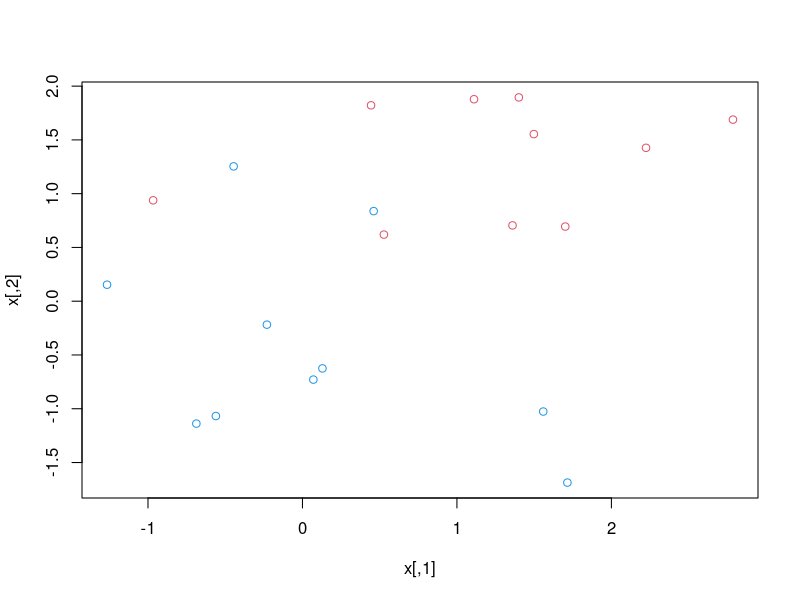
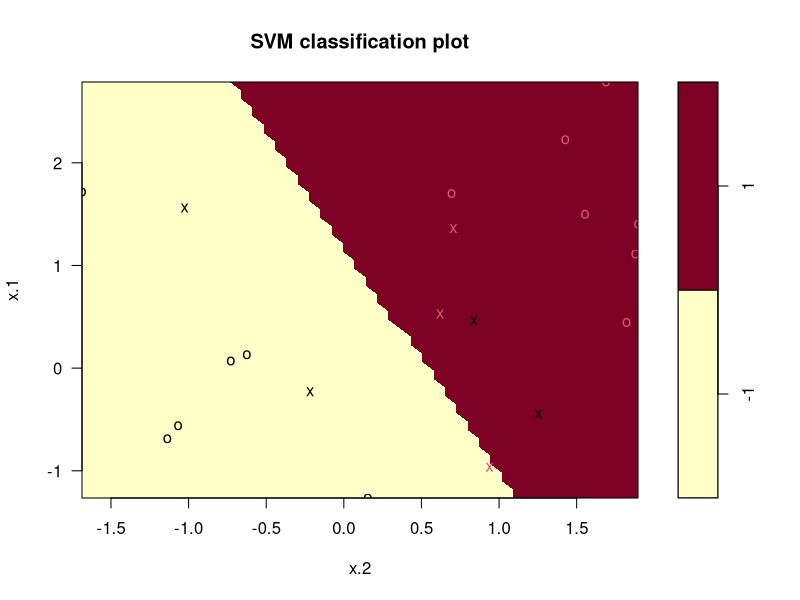
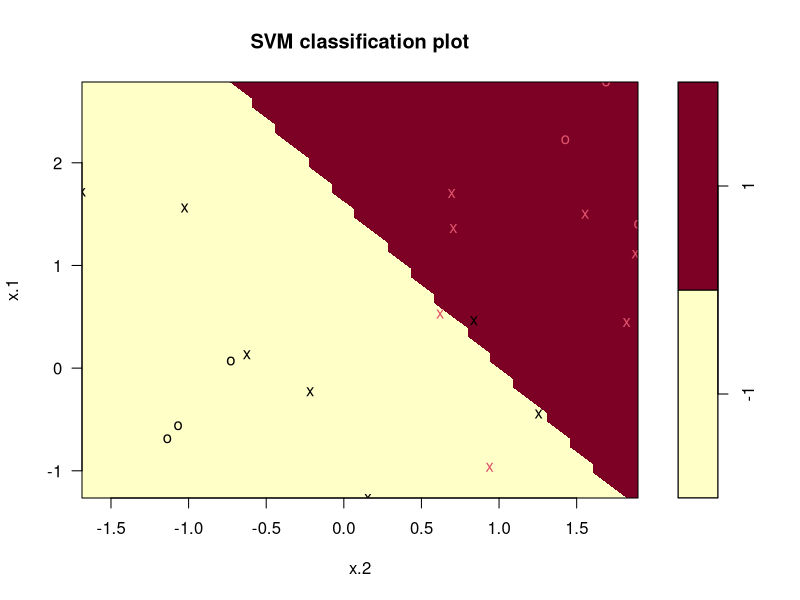
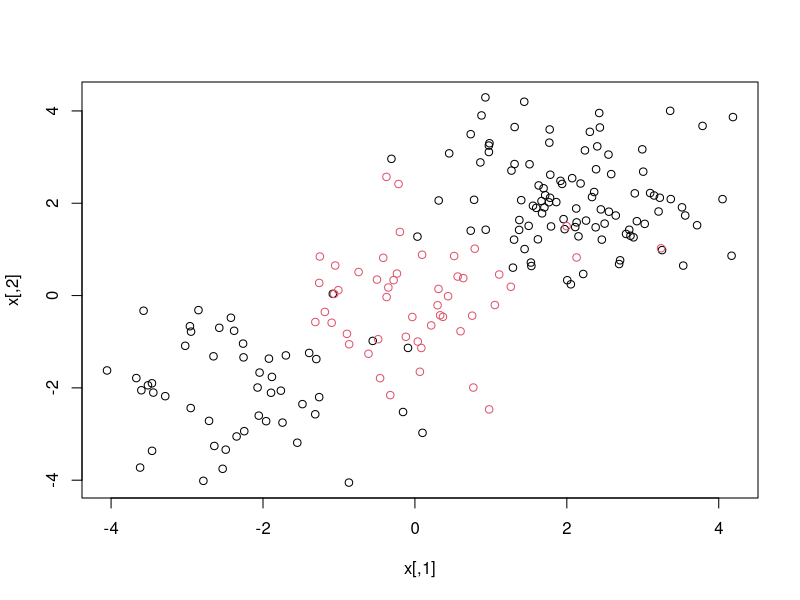
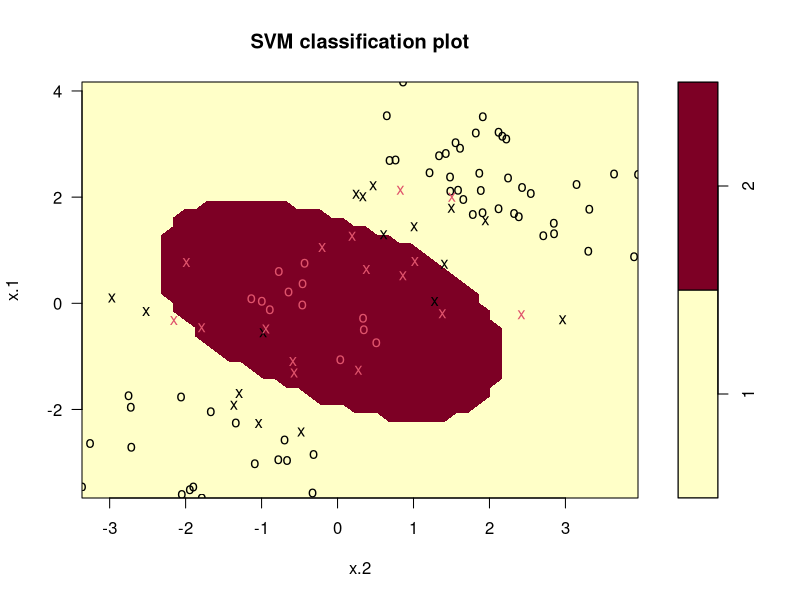
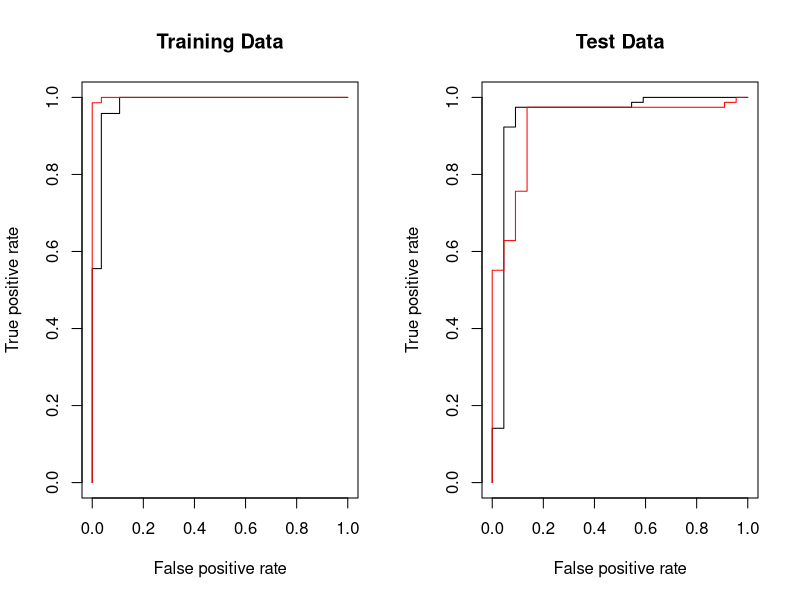

Recreate these plots in R, in order.
library(e1071)

## generate data
set.seed(123)
x = matrix(rnorm(20*2), ncol = 2)
y = c(rep(-1, 10), rep(1, 10))
x[y==1, ] = x[y==1, ] + 1
png("ex1.png")
plot(x, col = (3-y))
dev.off()
## fit the support vector classification
dat = data.frame(x = x, y = as.factor(y))
svmfit = svm(y~., data = dat, kernel = "linear", cost = 10, scale = FALSE)
png("ex1_svm.png")
plot(svmfit, dat)
dev.off()

## determine the identities
svmfit$index
summary(svmfit)

## a smaller cost
svmfit = svm(y~., data = dat, kernel = "linear", cost = 0.1, scale = FALSE)
png("ex1_svm_smaller.png")
plot(svmfit, dat)
dev.off()
svmfit$index

## cross-validation
set.seed(123)
tune.out = tune(svm, y~., data = dat, kernel="linear", ranges = list(cost=c(0.001, 0.01, 0.1, 1, 5, 10, 100)))
summary(tune.out)

## pick up the best model
bestmod = tune.out$best.model
summary(bestmod)

# Call:
#   best.tune(method = svm, train.x = y ~ ., data = dat, ranges = list(cost = c(0.001, 
#                                                                               0.01, 0.1, 1, 5, 10, 100)), kernel = "linear")
# 
# 
# Parameters:
#   SVM-Type:  C-classification 
# SVM-Kernel:  linear 
# cost:  1 
# gamma:  0.5 
# 
# Number of Support Vectors:  8
# 
# ( 4 4 )
# 
# 
# Number of Classes:  2 
# 
# Levels: 
#   -1 1

## prediction
xtest = matrix(rnorm(20*2), ncol = 2)
ytest = sample(c(-1, 1), 20, rep = TRUE)
xtest[ytest == 1, ] = xtest[ytest == 1, ] + 1
testdat = data.frame(x = xtest, y = as.factor(ytest))
ypred = predict(bestmod, testdat)
table(predict = ypred, truth = testdat$y)

#        truth
# predict -1 1
#      -1  8 2
#      1   1 9

## ######################
## support vector machine
## ######################

## generate some data with a non-linar class boundary
set.seed(123)
x = matrix(rnorm(200*2), ncol = 2)
x[1:100, ] = x[1:100, ] + 2
x[101:150, ] = x[101:150, ] - 2
y = c(rep(1, 150), rep(2, 50))
dat = data.frame(x = x, y = as.factor(y))
png("ex2.png")
plot(x, col = y)
dev.off()
## randomly split into training and testing groups
train = sample(200, 100)

## training data using radial kernel
svmfit = svm(y~., data = dat[train, ], kernel = "radial", cost = 1)
png("ex2_svm.png")
plot(svmfit, dat[train, ])
dev.off()
## cross-validation 
set.seed(123)
tune.out = tune(svm, y~., data = dat[train, ], kernel = "radial",
                ranges = list(cost = c(0.1, 1, 10, 100, 1000),
                              gamma = c(0.5, 1, 2, 3, 4)))
summary(tune.out)

# Parameter tuning of ‘svm’:
#   
#   - sampling method: 10-fold cross validation 
# 
# - best parameters:
#   cost gamma
# 10     3
# 
# - best performance: 0.08 
# 
# - Detailed performance results:
#   cost gamma error dispersion
# 1  1e-01   0.5  0.22 0.10327956
# 2  1e+00   0.5  0.11 0.08755950
# 3  1e+01   0.5  0.09 0.05676462
# 4  1e+02   0.5  0.11 0.08755950
# 5  1e+03   0.5  0.10 0.08164966
# 6  1e-01   1.0  0.22 0.10327956
# 7  1e+00   1.0  0.11 0.08755950
# 8  1e+01   1.0  0.10 0.08164966
# 9  1e+02   1.0  0.09 0.07378648
# 10 1e+03   1.0  0.13 0.08232726
# 11 1e-01   2.0  0.22 0.10327956
# 12 1e+00   2.0  0.12 0.09189366
# 13 1e+01   2.0  0.11 0.07378648
# 14 1e+02   2.0  0.12 0.06324555
# 15 1e+03   2.0  0.16 0.08432740
# 16 1e-01   3.0  0.22 0.10327956
# 17 1e+00   3.0  0.13 0.09486833
# 18 1e+01   3.0  0.08 0.07888106
# 19 1e+02   3.0  0.14 0.06992059
# 20 1e+03   3.0  0.16 0.08432740
# 21 1e-01   4.0  0.22 0.10327956
# 22 1e+00   4.0  0.12 0.09189366
# 23 1e+01   4.0  0.09 0.07378648
# 24 1e+02   4.0  0.13 0.06749486
# 25 1e+03   4.0  0.17 0.11595018

## prediction
table(true = dat[-train, "y"], pred = predict(tune.out$best.model, newdata = dat[-train, ]))

#       pred
# true  1  2
#    1 72  0
#    2  6 22

## ROC curves
library(ROCR)
rocplot = function(pred, truth, ...) {
  if (mean(pred[truth==1]) > mean(pred[truth==2]))
    predob = prediction(pred, truth, label.ordering = c("2", "1"))
  else
    predob = prediction(pred, truth, label.ordering = c("1", "2"))
  perf = performance(predob , "tpr" , "fpr")
  plot(perf, ...) 
}
svmfit.opt = svm(y~., data = dat[train, ], kernel = "radial",
                 gamma = 3, cost = 10, decision.values = T)
fitted = attributes(predict(svmfit.opt, dat[train, ], decision.values = T))$decision.values
png("roc.png")
par(mfrow = c(1, 2))
rocplot ( fitted , dat [ train ,"y"] , main ="Training Data")

## increasing gamma to produce a more flexible fit
svmfit.flex = svm(y~. , data = dat [ train ,] , kernel = "radial", gamma =50 , cost =1 , decision.values = T )
fitted = attributes(predict(svmfit.flex, dat[train ,], decision.values = T ) ) $decision.values
rocplot(fitted, dat[train, "y"], add = T, col ="red")

## on test data
fitted = attributes(predict(svmfit.opt, dat[-train, ], decision.values = T ) ) $decision.values
rocplot(fitted, dat[-train, "y"] , main = "Test Data")
fitted = attributes(predict(svmfit.flex, dat[-train, ], decision.values = T ) ) $decision.values
rocplot(fitted, dat[-train, "y"] , add =T, col ="red")
dev.off()
